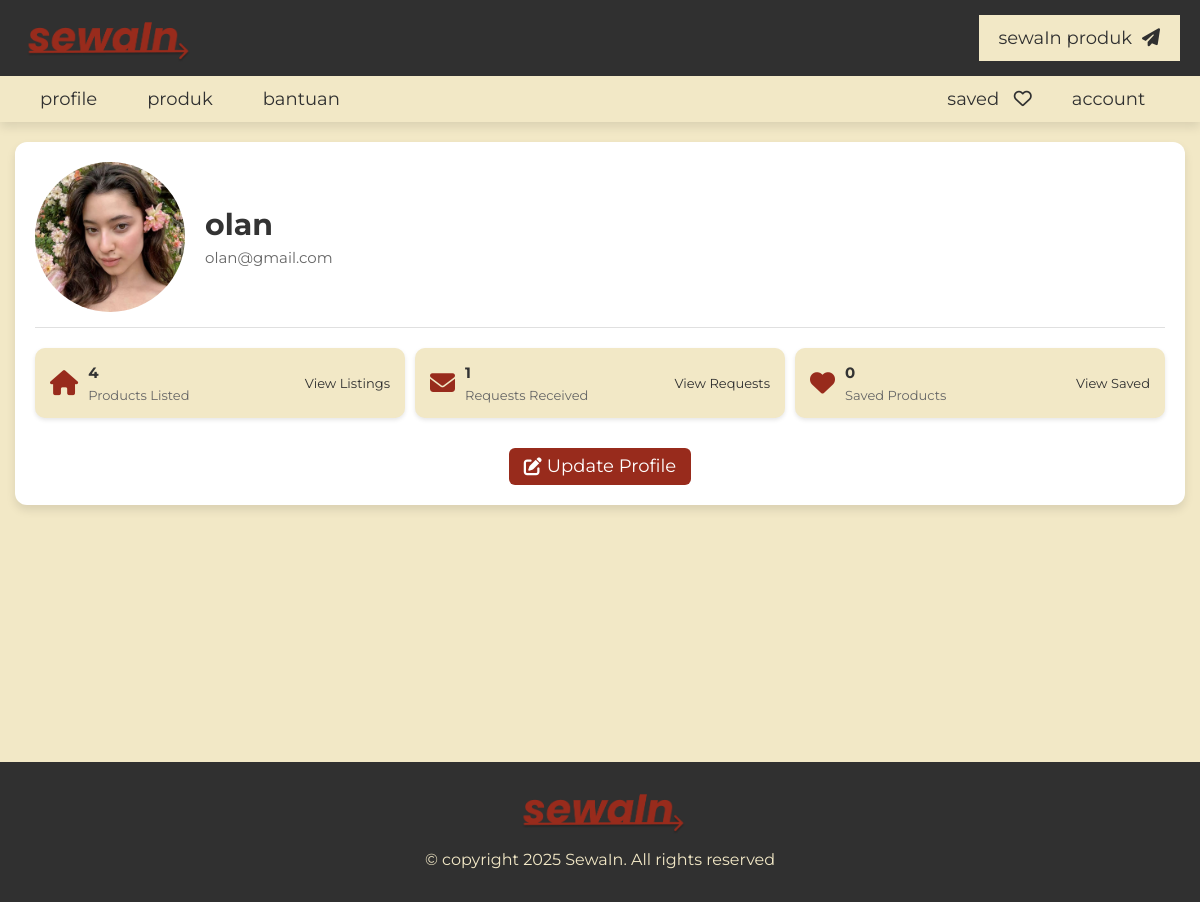
Page /project/dashboard.php (signed in) on the earlier database version.
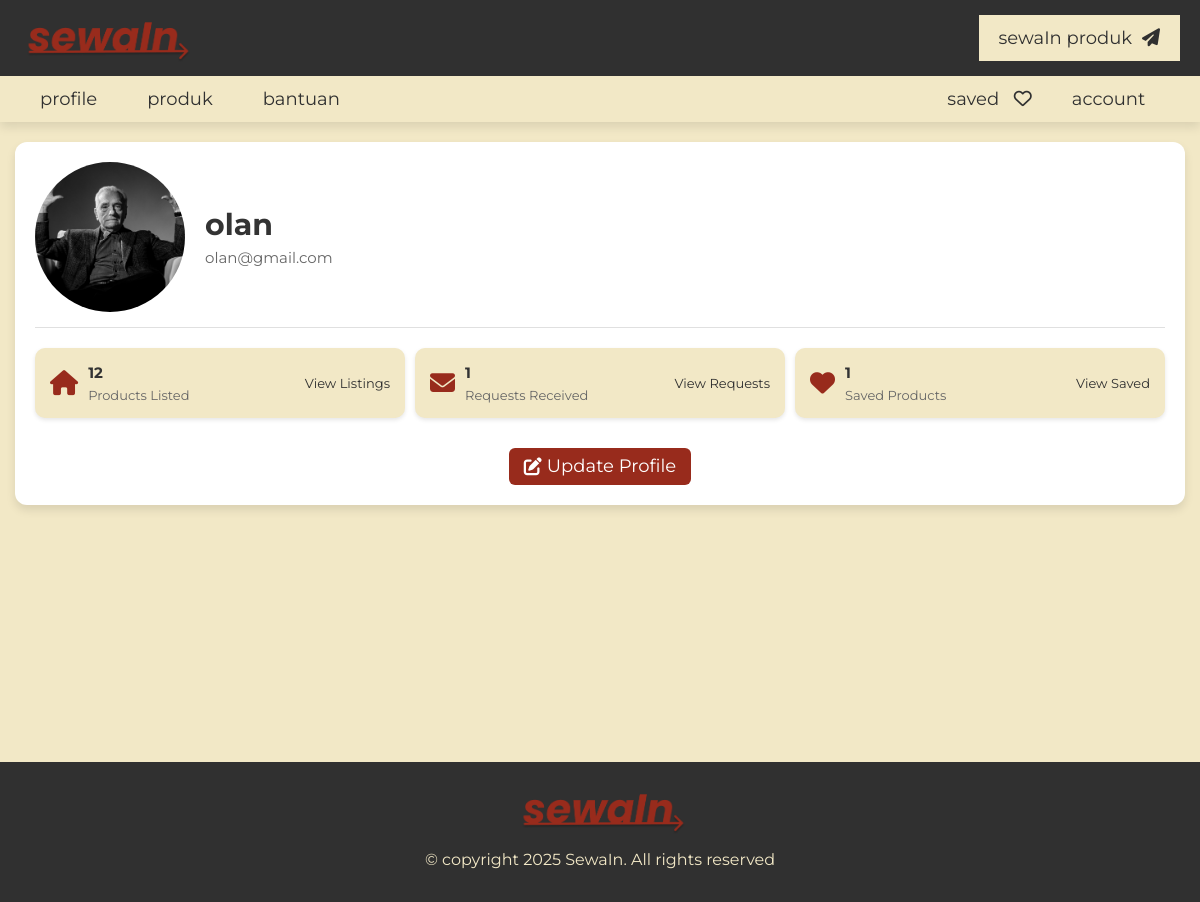
Same page on the later database version.
### tables this page shows
CREATE TABLE `users` (
  `id` int(20) NOT NULL,
  `name` varchar(50) NOT NULL,
  `number` varchar(13) NOT NULL,
  `email` varchar(50) NOT NULL,
  `password` varchar(50) NOT NULL,
  `profile_pic` varchar(255) DEFAULT NULL
);

### project/dashboard.php (the view, shortened to what this page needs)
<?php
include 'components/connect.php';
if(isset($_COOKIE['user_id'])){
   $user_id = $_COOKIE['user_id'];
}else{
   $user_id = '';
   header('location:login.php');
   exit();
}
$select_profile = $conn->prepare("SELECT * FROM `users` WHERE id = ? LIMIT 1");
$select_profile->execute([$user_id]);
$fetch_profile = $select_profile->fetch(PDO::FETCH_ASSOC);
?>
<!DOCTYPE html>
<html lang="en">
<head>
   <link rel="stylesheet" href="https://cdnjs.cloudflare.com/ajax/libs/font-awesome/6.2.0/css/all.min.css">
   <link rel="stylesheet" href="css/style.css">
</head>
<body>
<?php include 'components/user_header.php'; ?>
<section class="dashboard">
   <div class="dashboard-container">
      <?php if($fetch_profile): ?>
         <div class="profile-section">
            <div class="profile-header">
               <div class="profile-image-container">
                  <form action="" method="post" enctype="multipart/form-data" class="profile-pic-form">
                     <label for="profile_pic" class="profile-image-wrapper">
                        <?php
                        $profile_pic = !empty($fetch_profile['profile_pic'])
                           ? 'uploaded_images/' . $fetch_profile['profile_pic']
                           : 'images/default-avatar.png';
                        ?>
                        <img src="<?= htmlspecialchars($profile_pic); ?>" alt="Profile Picture" class="profile-image">
                     </label>
                  </form>
               </div>
               <div class="profile-info">
                  <h2><?= htmlspecialchars($fetch_profile['name']); ?></h2>
                  <p><?= htmlspecialchars($fetch_profile['email']); ?></p>
               </div>
            </div>
            <div class="dashboard-stats">
               <div class="stat-card">
                  <div class="stat-icon"><i class="fas fa-home"></i></div>
                  <div class="stat-content">
                     <?php
                     $count_properties = $conn->prepare("SELECT * FROM `product` WHERE user_id = ?");
                     $count_properties->execute([$user_id]);
                     $total_properties = $count_properties->rowCount();
                     ?>
                     <h3><?= $total_properties; ?></h3>
                     <p>Products Listed</p>
                  </div>
                  <a href="my_listings.php" class="stat-link">View Listings</a>
               </div>
               <div class="stat-card">
                  <div class="stat-icon"><i class="fas fa-envelope"></i></div>
                  <div class="stat-content">
                     <?php
                     $count_requests_received = $conn->prepare("SELECT * FROM `requests` WHERE receiver = ?");
                     $count_requests_received->execute([$user_id]);
                     $total_requests_received = $count_requests_received->rowCount();
                     ?>
                     <h3><?= $total_requests_received; ?></h3>
                     <p>Requests Received</p>
                  </div>
                  <a href="requests.php" class="stat-link">View Requests</a>
               </div>
               <div class="stat-card">
                  <div class="stat-icon"><i class="fas fa-heart"></i></div>
                  <div class="stat-content">
                     <?php
                     $count_saved_properties = $conn->prepare("SELECT * FROM `saved` WHERE user_id = ?");
                     $count_saved_properties->execute([$user_id]);
                     $total_saved_properties = $count_saved_properties->rowCount();
                     ?>
                     <h3><?= $total_saved_properties; ?></h3>
                     <p>Saved Products</p>
                  </div>
                  <a href="saved.php" class="stat-link">View Saved</a>
               </div>
            </div>
            <div class="profile-actions">
               <a href="update.php" class="btn btn-primary">
                  <i class="fas fa-edit"></i> Update Profile
               </a>
            </div>
         </div>
      <?php else: ?>
         <div class="error-message">
            <p>User profile not found. Please login again.</p>
         </div>
      <?php endif; ?>
   </div>
</section>
<?php include 'components/footer.php'; ?>
</body>
</html>

Differences in the rows shown:
changed users "olan": profile_pic: a different picture
Other differences:
$total_properties: "4" → "12"
$total_saved_properties: "0" → "1"
